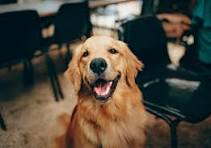
#> input picture Module_3 Basic Operation/dog.jpg, 211 x 148 px, found by its file name
$ python Croping.py
#> lines starting #> are read from the running program, lines starting #| are printed output that depends on the picture
import os
import cv2

img = cv2.imread('Module 3/dog.jpg')
#> img is the input picture: shape (148, 211, 3); mean B, G, R 61.6, 73.4, 80.4
print(img.shape)
#| (148, 211, 3)
# cv2.imshow('dog', img)
# cv2.waitKey(0)

#crop_image
cropped_img = img[40:110, 65:150]
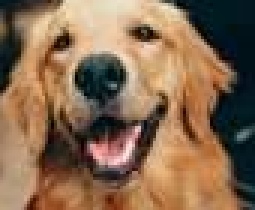
#> cropped_img: shape (70, 85, 3) (shown 3 times larger); mean B, G, R 80.3, 106.2, 134.9
print(cropped_img.shape)
#| (70, 85, 3)
cv2.imshow('c_dog', cropped_img)
cv2.waitKey(0)
